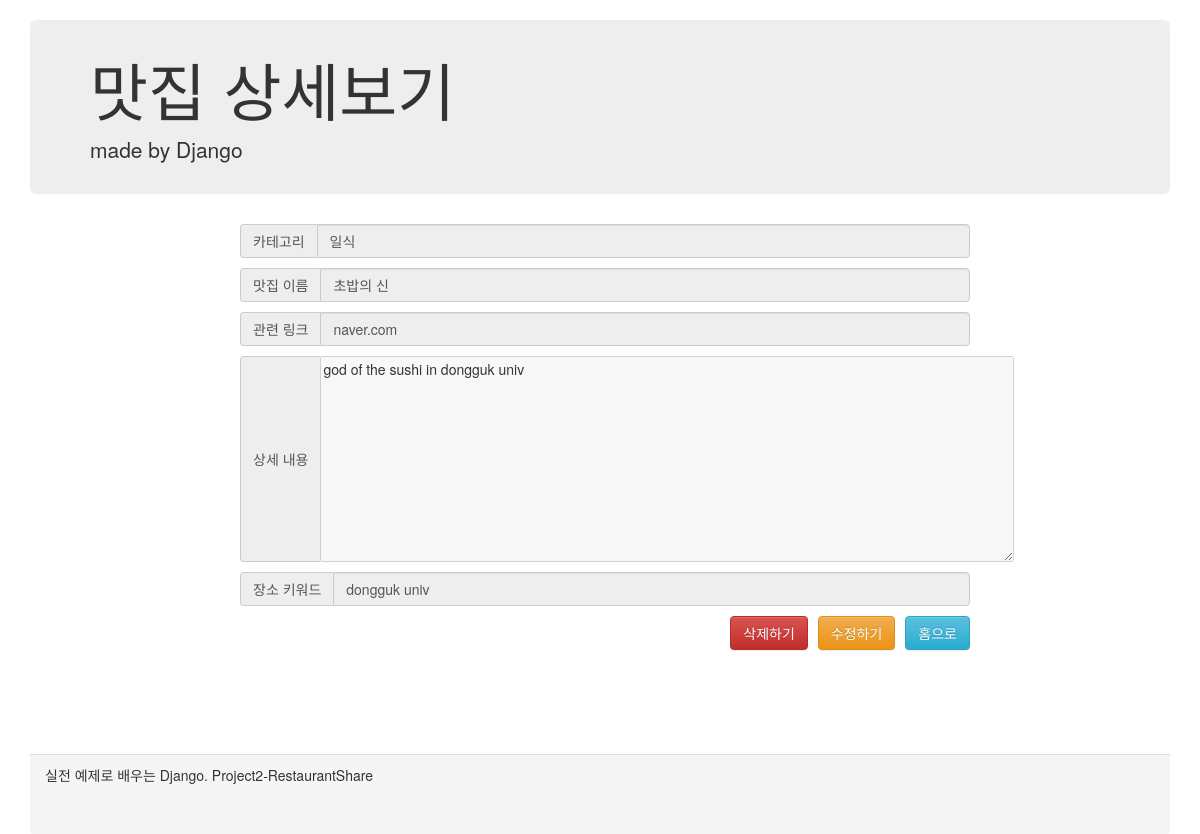
Page /restaurantDetail/3 on the committed database.
### shareRes/models.py (models this page shows)
class Restaurant(models.Model):
    category = models.ForeignKey(Category, on_delete=models.SET_DEFAULT, default=3)
    restaurant_name = models.CharField(max_length=100)
    restaurant_link = models.CharField(max_length=500)
    restaurant_content = models.TextField()
    restaurant_keyword = models.CharField(max_length=50)

class Category(models.Model):
    category_name = models.CharField(max_length=100)

### shareRes/views.py (the view)
# urls.py: path("restaurantDetail/<str:res_id>", views.restaurantDetail, name="resDetailPage"),
def restaurantDetail(request, res_id):
    restaurant = Restaurant.objects.get(id=res_id)
    content = {"restaurant": restaurant}
    return render(request, "shareRes/restaurantDetail.html", content)

### shareRes/templates/shareRes/restaurantDetail.html (shortened to what this page needs)
<html lang="en">
<head>
    <link rel="stylesheet" href="https://maxcdn.bootstrapcdn.com/bootstrap/3.3.2/css/bootstrap.min.css">
    <link rel="stylesheet" href="https://maxcdn.bootstrapcdn.com/bootstrap/3.3.2/css/bootstrap-theme.min.css">
</head>
<body>
    <div class="container">
        <div class="header">
            <div class="jumbotron">
                <h1>맛집 상세보기</h1>
                <p>made by Django</p>
            </div>
        </div>
        <div class="content">
            <div class="inputDiv">
                <div class="input-group">
                    <span class="input-group-addon" id="sizing-addon2">카테고리</span>
                    <input id="resCategory" name="resCategory" type="text" class="form-control" disabled
                        value="{{restaurant.category.category_name}}">
                </div>
                <div class="input-group">
                    <span class="input-group-addon" id="sizing-addon2">맛집 이름</span>
                    <input id="resTitle" name="resTitle" type="text" class="form-control" disabled
                        value="{{restaurant.restaurant_name}}">
                </div>
                <div class="input-group">
                    <span class="input-group-addon" id="sizing-addon2">관련 링크</span>
                    <input id="resLink" name="resLink" type="text" class="form-control" disabled
                        value="{{restaurant.restaurant_link}}">
                </div>
                <div class="input-group">
                    <span class="input-group-addon" id="sizing-addon2">상세 내용</span>
                    <textarea id="resContent" name="resContent" cols="90" rows="10" disabled
                        value="">{{restaurant.restaurant_content}}</textarea>
                </div>
                <div class="input-group">
                    <span class="input-group-addon" id="sizing-addon2">장소 키워드</span>
                    <input id="resLoc" name="resLoc" type="text" class="form-control" disabled
                        value="{{restaurant.restaurant_keyword}}">
                </div>
                <a href="/" class="resAddBtn btn btn-info" role="button">홈으로</a>
                <a href="./updatePage/{{restaurant.id}}" class="resAddBtn btn btn-warning" style="margin-right: 10px;"
                    role="button">수정하기</a>
                <form action="./delete" method="POST">{% csrf_token %}
                    <input type="submit" class="resAddBtn btn btn-danger" style="margin-right: 10px;" value="삭제하기">
                </form>
            </div>
        </div>
        <div class="panel-footer">
            실전 예제로 배우는 Django. Project2-RestaurantShare
        </div>
    </div>
</body>
</html>

### shareRes/templates/shareRes/restaurantDetail.html (style rules this page uses)
.container { margin-top: 20px; }
.jumbotron { padding-top: 15px; padding-bottom: 15px; }
.content { min-height: 60%; margin: auto; }
.inputDiv { margin-left: 200px; margin-right: 200px; margin-bottom: 50px; }
.input-group { margin: 10px; width: 730px; }
.resAddBtn { float: right; }
.panel-footer { margin-top: 50px; height: 10%; }

### rows in the picture
Restaurant: resCategory "일식", resTitle "초밥의 신", resLink "naver.com", resContent "god of the sushi in dongguk univ", resLoc "dongguk univ"
